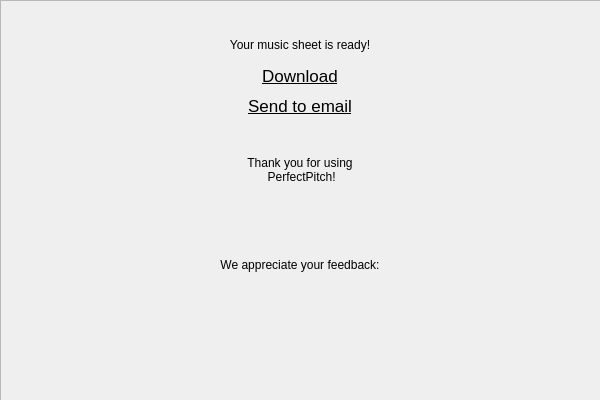
<?xml version="1.0" encoding="UTF-8"?>
<ui version="4.0">
 <class>endingWindow</class>
 <widget class="QWidget" name="endingWindow">
  <property name="geometry">
   <rect>
    <x>0</x>
    <y>0</y>
    <width>600</width>
    <height>400</height>
   </rect>
  </property>
  <property name="windowTitle">
   <string>Form</string>
  </property>
  <property name="styleSheet">
   <string notr="true">background: qlineargradient(
    x1: 0, y1: 0, x2: 1, y2: 1,
    stop: 0 rgba(196, 236, 236, 1), stop: 1 rgba(255, 255, 255, 1)
);</string>
  </property>
  <widget class="QFrame" name="endingWindow_frame">
   <property name="geometry">
    <rect>
     <x>0</x>
     <y>0</y>
     <width>800</width>
     <height>600</height>
    </rect>
   </property>
   <property name="styleSheet">
    <string notr="true">background: qlineargradient(
    x1: 0, y1: 0, x2: 1, y2: 1,
    stop: 0 rgba(196, 236, 236, 1), stop: 1 rgba(255, 255, 255, 1)
);</string>
   </property>
   <property name="frameShape">
    <enum>QFrame::StyledPanel</enum>
   </property>
   <property name="frameShadow">
    <enum>QFrame::Raised</enum>
   </property>
   <widget class="QLabel" name="readyLable">
    <property name="geometry">
     <rect>
      <x>200</x>
      <y>20</y>
      <width>200</width>
      <height>50</height>
     </rect>
    </property>
    <property name="styleSheet">
     <string notr="true">font: 14pt &quot;Arial&quot;;
background:none;
border: none;
color: black;</string>
    </property>
    <property name="text">
     <string>Your music sheet is ready!</string>
    </property>
    <property name="alignment">
     <set>Qt::AlignCenter</set>
    </property>
   </widget>
   <widget class="QLabel" name="feedback">
    <property name="geometry">
     <rect>
      <x>200</x>
      <y>240</y>
      <width>200</width>
      <height>50</height>
     </rect>
    </property>
    <property name="styleSheet">
     <string notr="true">background:none;
border: none;
color: black;
font: 13pt &quot;Arial&quot;;</string>
    </property>
    <property name="text">
     <string>We appreciate your feedback:</string>
    </property>
    <property name="alignment">
     <set>Qt::AlignCenter</set>
    </property>
   </widget>
   <widget class="QPushButton" name="downloadButton">
    <property name="geometry">
     <rect>
      <x>200</x>
      <y>60</y>
      <width>200</width>
      <height>32</height>
     </rect>
    </property>
    <property name="font">
     <font>
      <family>Arial</family>
      <pointsize>13</pointsize>
      <italic>false</italic>
      <bold>false</bold>
      <underline>true</underline>
     </font>
    </property>
    <property name="styleSheet">
     <string notr="true">background:none;
border: none;
color: black;</string>
    </property>
    <property name="text">
     <string>Download</string>
    </property>
   </widget>
   <widget class="QPushButton" name="emailButton">
    <property name="geometry">
     <rect>
      <x>200</x>
      <y>90</y>
      <width>200</width>
      <height>32</height>
     </rect>
    </property>
    <property name="font">
     <font>
      <family>Arial</family>
      <pointsize>13</pointsize>
      <italic>false</italic>
      <bold>false</bold>
      <underline>true</underline>
     </font>
    </property>
    <property name="styleSheet">
     <string notr="true">font: 13pt &quot;Arial&quot;;
background:none;
border: none;
color: black;
</string>
    </property>
    <property name="text">
     <string>Send to email</string>
    </property>
   </widget>
   <widget class="QFrame" name="starFrame">
    <property name="geometry">
     <rect>
      <x>0</x>
      <y>280</y>
      <width>600</width>
      <height>50</height>
     </rect>
    </property>
    <property name="styleSheet">
     <string notr="true">background:none;
border: none;
</string>
    </property>
    <property name="frameShape">
     <enum>QFrame::StyledPanel</enum>
    </property>
    <property name="frameShadow">
     <enum>QFrame::Raised</enum>
    </property>
    <widget class="QPushButton" name="star5">
     <property name="geometry">
      <rect>
       <x>380</x>
       <y>10</y>
       <width>30</width>
       <height>30</height>
      </rect>
     </property>
     <property name="styleSheet">
      <string notr="true">border: none;
background: none;</string>
     </property>
     <property name="text">
      <string/>
     </property>
     <property name="icon">
      <iconset>
       <normaloff>../images/starBlack.png</normaloff>../images/starBlack.png</iconset>
     </property>
     <property name="iconSize">
      <size>
       <width>30</width>
       <height>30</height>
      </size>
     </property>
     <property name="checkable">
      <bool>false</bool>
     </property>
    </widget>
    <widget class="QPushButton" name="star2">
     <property name="geometry">
      <rect>
       <x>230</x>
       <y>10</y>
       <width>30</width>
       <height>30</height>
      </rect>
     </property>
     <property name="styleSheet">
      <string notr="true">border: none;
background: none;</string>
     </property>
     <property name="text">
      <string/>
     </property>
     <property name="icon">
      <iconset>
       <normaloff>../images/starBlack.png</normaloff>../images/starBlack.png</iconset>
     </property>
     <property name="iconSize">
      <size>
       <width>30</width>
       <height>30</height>
      </size>
     </property>
     <property name="checkable">
      <bool>false</bool>
     </property>
    </widget>
    <widget class="QPushButton" name="star4">
     <property name="geometry">
      <rect>
       <x>330</x>
       <y>10</y>
       <width>30</width>
       <height>30</height>
      </rect>
     </property>
     <property name="styleSheet">
      <string notr="true">border: none;
background: none;</string>
     </property>
     <property name="text">
      <string/>
     </property>
     <property name="icon">
      <iconset>
       <normaloff>../images/starBlack.png</normaloff>../images/starBlack.png</iconset>
     </property>
     <property name="iconSize">
      <size>
       <width>30</width>
       <height>30</height>
      </size>
     </property>
     <property name="checkable">
      <bool>false</bool>
     </property>
    </widget>
    <widget class="QPushButton" name="star1">
     <property name="geometry">
      <rect>
       <x>180</x>
       <y>10</y>
       <width>30</width>
       <height>30</height>
      </rect>
     </property>
     <property name="styleSheet">
      <string notr="true">border: none;
background: none;</string>
     </property>
     <property name="text">
      <string/>
     </property>
     <property name="icon">
      <iconset>
       <normaloff>../images/starBlack.png</normaloff>../images/starBlack.png</iconset>
     </property>
     <property name="iconSize">
      <size>
       <width>30</width>
       <height>30</height>
      </size>
     </property>
     <property name="checkable">
      <bool>false</bool>
     </property>
    </widget>
    <widget class="QPushButton" name="star3">
     <property name="geometry">
      <rect>
       <x>280</x>
       <y>10</y>
       <width>30</width>
       <height>30</height>
      </rect>
     </property>
     <property name="styleSheet">
      <string notr="true">border: none;
background: none;</string>
     </property>
     <property name="text">
      <string/>
     </property>
     <property name="icon">
      <iconset>
       <normaloff>../images/starBlack.png</normaloff>../images/starBlack.png</iconset>
     </property>
     <property name="iconSize">
      <size>
       <width>30</width>
       <height>30</height>
      </size>
     </property>
     <property name="checkable">
      <bool>false</bool>
     </property>
    </widget>
   </widget>
   <widget class="QLabel" name="thanksLabel">
    <property name="geometry">
     <rect>
      <x>175</x>
      <y>120</y>
      <width>250</width>
      <height>100</height>
     </rect>
    </property>
    <property name="styleSheet">
     <string notr="true">background:none;
border: none;
color: black;
font: 24pt &quot;Arial&quot;;</string>
    </property>
    <property name="text">
     <string>Thank you for using
 PerfectPitch!</string>
    </property>
    <property name="alignment">
     <set>Qt::AlignCenter</set>
    </property>
   </widget>
   <widget class="QPushButton" name="logoButton">
    <property name="geometry">
     <rect>
      <x>500</x>
      <y>10</y>
      <width>70</width>
      <height>70</height>
     </rect>
    </property>
    <property name="font">
     <font>
      <family>Arial</family>
      <underline>false</underline>
     </font>
    </property>
    <property name="styleSheet">
     <string notr="true">background:none;
border: none;
color: black;</string>
    </property>
    <property name="text">
     <string/>
    </property>
    <property name="icon">
     <iconset>
      <normaloff>../images/icon.png</normaloff>../images/icon.png</iconset>
    </property>
    <property name="iconSize">
     <size>
      <width>70</width>
      <height>70</height>
     </size>
    </property>
   </widget>
  </widget>
 </widget>
 <resources/>
 <connections/>
</ui>
